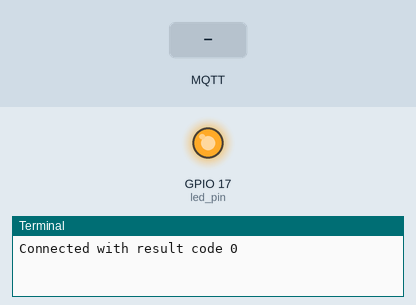
Simulated run of this program. Board: Raspberry Pi (BCM pin numbers). Parts: output pins drawn as LEDs (lit = HIGH), the last lines printed to the terminal. Inputs (shaded band) come from the test bench. No MQTT or app messages arrive unless stated.

Above: at 1.3 s.
1.4 s: MQTT message "ON" arrives on the first subscribed topic
At 2.2 s:
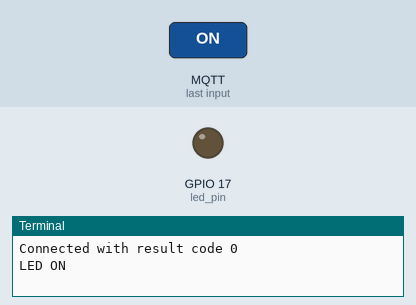
2.9 s: MQTT message "OFF" arrives on the first subscribed topic
At 3.3 s:
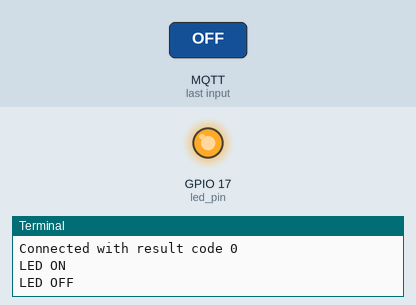
Timing chart, 0 to 5.9 s (numbered marks = the images above; inputs shaded):
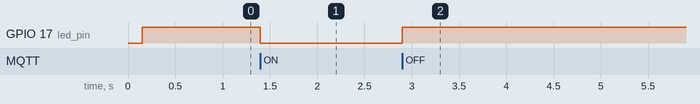

The program:

mqttraspberry.py
```python
import paho.mqtt.client as mqtt
import RPi.GPIO as GPIO

GPIO.setmode(GPIO.BCM)
GPIO.setwarnings(False)

led_pin=17

GPIO.setup(led_pin,GPIO.OUT)

def on_connect(client, userdata, flags, rc):
    print("Connected with result code " +str(rc))
    client.subscribe("set")
    GPIO.output(led_pin, GPIO.HIGH)
    client.publish("test", "OFF")

def on_message(client, userdate, msg):
	if msg.payload.decode() == "ON":
		print("LED ON")
		GPIO.output(led_pin, GPIO.LOW)
		client.publish("test","ON")
	else:
		if msg.payload.decode() == "OFF":
			print("LED OFF")
			GPIO.output(led_pin, GPIO.HIGH)
			client.publish("test", "OFF")

client = mqtt.Client()
client.connect("192.168.1.116", 1883,  60)

client.on_connect = on_connect
client.on_message = on_message

client.loop_forever()
```

Measured:
- after the input at 1.4 s, GPIO 17 (led_pin): HIGH → LOW at once
- after the input at 2.9 s, GPIO 17 (led_pin): LOW → HIGH at once
